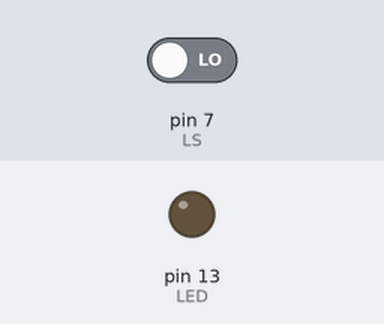
A sketch run on a simulated Arduino Uno, built with avr-gcc and run on an emulated ATmega328P. On the bench: output pins drawn as LEDs (lit = HIGH). Inputs (shaded band) come from the test bench; at power-on: pin 7 (LS) LOW.

Above: at 1.2 s.
1.3 s: pin 7 (LS) driven HIGH
At 2.5 s:
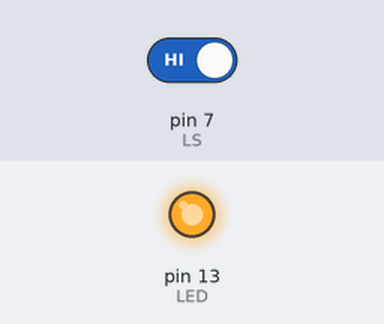
2.8 s: pin 7 (LS) driven LOW
At 3.9 s:
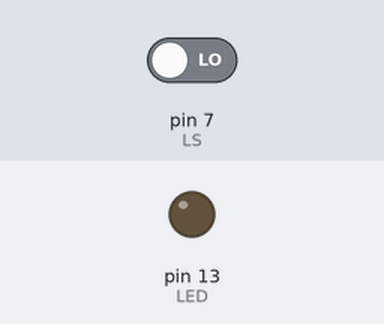
Timing chart, 0 to 5.8 s (numbered marks = the images above; inputs shaded):
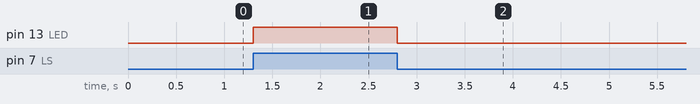

Measured:
- after the input at 1.3 s, pin 13 (LED): LOW → HIGH at once
- after the input at 2.8 s, pin 13 (LED): HIGH → LOW at once

The sketch:

Light_Sensing.ino
```cpp
const int LED = 13;
const int LS = 7;
int val = 0;
void setup() {
  // put your setup code here, to run once:
pinMode(LED, OUTPUT);
pinMode(LS, INPUT);
}

void loop() {
  // put your main code here, to run repeatedly:
val = digitalRead(LS);
if(val ==HIGH){
  digitalWrite(LED, HIGH);
}else{
  digitalWrite(LED, LOW);
}
}
```
